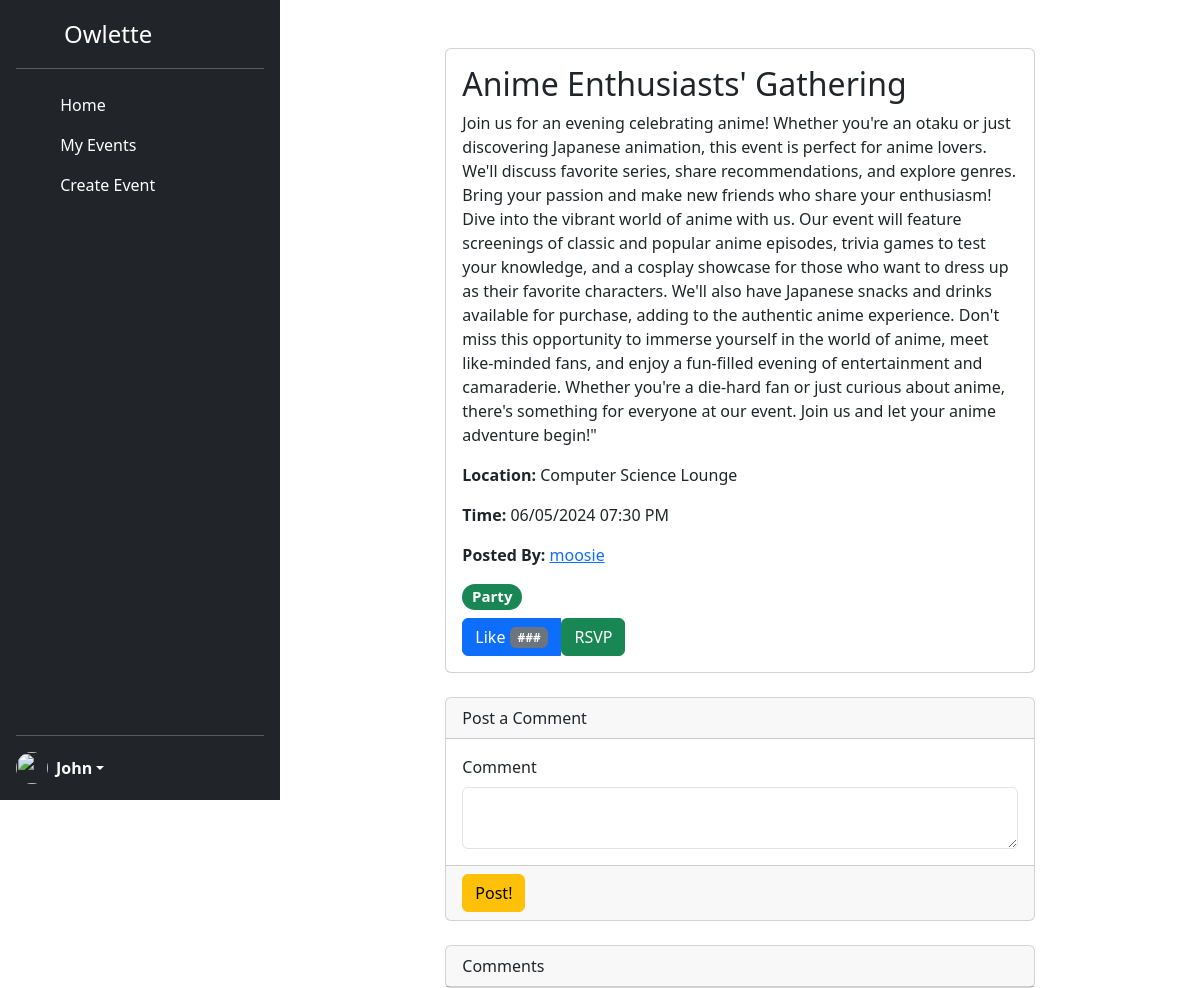
Page /eventview/19 (signed in) on the committed database.
### models.py (models this page shows, shortened)
class User(db.Model, UserMixin):
    __tablename__ = 'user'
    userid = db.Column(db.Integer,
                   primary_key=True)
    username = db.Column(db.String(40),
                         nullable=False,
                         unique=True)
    email = db.Column(db.String(40),
                      unique=True,
                      nullable=False)
    password = db.Column(db.String(200),
                         unique=False,
                         nullable=False)
    firstname = db.Column(db.String(40),
                         nullable=False)
    lastname = db.Column(db.String(40),
                         nullable=False)
    bio = db.Column(db.String(255),
                         nullable=True)
    created_at = db.Column(db.DateTime,
                           nullable=False,
                           default=datetime.now(pytz.timezone('US/Eastern')))
    ismod = db.Column(db.Boolean,
                           default=False)
    posts = db.relationship('Event', backref='author', lazy='dynamic')

class Event(db.Model):
    __tablename__ = 'event'
    eventID = db.Column(db.Integer, primary_key=True)
    userID = db.Column(db.Integer, db.ForeignKey('user.userid'))
    title = db.Column(db.String(80))
    status = db.Column(db.String(80), default='active')
    description = db.Column(db.String(1000))
    eventTime = db.Column(db.DateTime)
    location = db.Column(db.String(80))
    flairone_id = db.Column(db.Integer, db.ForeignKey('flair.flairID'))
    flairtwo_id = db.Column(db.Integer, db.ForeignKey('flair.flairID'))
    flarirthree_id = db.Column(db.Integer, db.ForeignKey('flair.flairID'))
    flairone = db.relationship('Flair', foreign_keys=[flairone_id])
    flairtwo = db.relationship('Flair', foreign_keys=[flairtwo_id])
    flarirthree = db.relationship('Flair', foreign_keys=[flarirthree_id])
    comments = db.relationship('Comment', backref='comments', lazy='dynamic')
    op = db.relationship('User', backref='op', lazy='joined')

class Flair(db.Model):
    __tablename__ = 'flair'
    flairID = db.Column(db.Integer, primary_key=True)
    name = db.Column(db.String(80))
    def __repr__(self):
        return f'{self.name}'

### app.py (the view, shortened to what this page needs)
@app.route('/eventview/<int:eventID>', methods=['GET','POST'])
@login_required
def eventdetailview(eventID):
    form = commentForm(request.form)
    singleEvent = Event.query.get(eventID)
    flairName = singleEvent.flairone.name if singleEvent.flairone else "None"  # Retrieve the flairs for the event
    user_has_rsvped = RSVP.query.filter_by(userID=current_user.userid, eventID=eventID).first() is not None
    return render_template("eventdetailview.html", singleEvent=singleEvent, flairName=flairName,
                user_has_rsvped=user_has_rsvped, form=form)

### forms.py
class commentForm(FlaskForm):
    message = TextAreaField('Comment', validators=[DataRequired(), Length(max=255)])
    submit = SubmitField(label='Post!')

### app.py (called while the page is built)
@login_manager.user_loader
def load_user(userid):
    return User.query.get(int(userid))

### templates/eventdetailview.html (shortened to what this page needs)
{% extends "base.html" %}
{% block content %}
<div class="container">
    <div class="row">
      <div class="col-md-8 mx-auto mt-5">
        <div class="card">
          <div class="card-body">
            <h2 class="card-title">{{singleEvent.title}}</h2>
            <p class="card-text">{{singleEvent.description}}</p>
            <p class="card-text"><strong>Location:</strong> {{singleEvent.location}}</p>
            <p class="card-text"><strong>Time:</strong> {{singleEvent.eventTime.strftime(' %d/%m/%Y %I:%M %p')}}</p>
            <p class="card-text"><strong>Posted By:</strong> <a href='{{url_for('profileView', userid=singleEvent.op.userid)}}'>{{singleEvent.op.username}}</a></p>
            {% if singleEvent.flairone is not none %}
            <h5><span class="badge text-bg-success rounded-pill badge-lg">{{ singleEvent.flairone }}</span></h5>
            {% endif %}
            <div class="btn-group" role="group" aria-label="Event Actions">
              <button type="button" class="btn btn-primary">
                Like <span class="badge text-bg-secondary">###</span>
              </button>
              <form action="{{ url_for('rsvp_to_event', event_id=singleEvent.eventID) }}" method="post">
                {% if user_has_rsvped %}
                <button type="submit" class="btn btn-danger">
                    <i class="fas fa-times"></i> Cancel RSVP
                </button>
                {% else %}
                <button type="submit" class="btn btn-success">
                     RSVP
                </button>
                {% endif %}
              </form>
            </div>
          </div>
        </div>
        <div class="card mt-4">
          <div class="card-header">
              <div class="col-auto me-auto">Post a Comment</div>
          </div>
          <div class='card-body'>
              <form method="POST">
                {{ form.message.label(class="form-label") }}
                {{ form.message(class="form-control")  }}
          </div>
          <div class='card-footer'>
            {{ form.submit(class="btn btn-warning") }}
          </div>
        </div>
        <div class="card mt-4">
          <div class="card-header">
            Comments
          </div>
        </div>
      </div>
    </div>
  </div>
{% endblock %}

### templates/base.html (shortened to what this page needs)
<!DOCTYPE html>
<lang="en">
<head>
    <link rel="stylesheet" href="{{ url_for('static', filename='style.css') }}">
    <link href="https://cdn.jsdelivr.net/npm/bootstrap@5.3.3/dist/css/bootstrap.min.css" rel="stylesheet">
    <link href="https://cdn.jsdelivr.net/npm/bootstrap@5.3.3/dist/css/bootstrap.min.css" rel="stylesheet">
</head>
<body>
<div class="d-flex flex-row" style="">
  <div class="d-flex flex-column flex-shrink-0 p-3 text-white bg-dark" style="width: 280px; height: 100vh">
      <a href="/" class="d-flex align-items-center mb-3 mb-md-0 me-md-auto text-white text-decoration-none">
        <svg class="bi me-2" width="40" height="32"><use xlink:href="LOGO"/></svg>
        <span class="fs-4">Owlette</span>
      </a>
      <hr>
      <ul class="nav nav-pills flex-column mb-auto">
        <li class="nav-item">
          <a href="{{url_for('home')}}" class="nav-link text-white {{ 'active' if request.path == '/home' else '' }}"
          aria-current="page">
            <svg class="bi me-2" width="16" height="16"><use xlink:href="#home"/></svg>
            Home
          </a>
        </li>
       <li>
          <a href="{{url_for('myevents')}}" class="nav-link text-white {{ 'active' if request.path == '/myevents' else '' }}"
          aria-current="page">
            <svg class="bi me-2" width="16" height="16"><use xlink:href="#speedometer2"/></svg>
            My Events
          </a>
        </li>
        <li>
          <a href="{{url_for('create_event')}}" class="nav-link text-white {{ 'active' if request.path == '/create-event' else '' }}"
          aria-current="page">
            <svg class="bi me-2" width="16" height="16"><use xlink:href="#table"/></svg>
            Create Event
          </a>
        </li>
      </ul>
      <hr>
      <div class="dropdown">
        <a href="{{ url_for('profileView', userid=current_user.userid) }}" class="d-flex align-items-center text-white text-decoration-none dropdown-toggle" role="button" id="dropdownUser1" data-bs-toggle="dropdown" aria-haspopup="true" aria-expanded="false">
        <img src="https://github.com/mdo.png" alt="" width="32" height="32" class="rounded-circle me-2">
          {% if current_user.is_authenticated %}
            <strong>
                {{ current_user.firstname }}
            </strong>
          {% else %}
            <strong>
                User
            </strong>
          {% endif %}
        </a>
      </div>
  </div>
  {% block content %}
  {% endblock %}
</div>
</body>
</html>

### rows in the picture
User: firstname "John"
Event: title "Anime Enthusiasts' Gathering", description "Join us for an evening celebrating anime! Whether you're an otaku or just discovering Japanese animation, this event is perfect for anime lovers. We'll discuss favorite series, share recommendations, and explore genres. Bring your passion and make new friends who share your enthusiasm! Dive into the vibrant world of anime with us. Our event will feature screenings of classic and popular anime episodes, trivia games to test your knowledge, and a cosplay showcase for those who want to dress up as their favorite characters. We'll also have Japanese snacks and drinks available for purchase, adding to the authentic anime experience. Don't miss this opportunity to immerse yourself in the world of…", location "Computer Science Lounge", eventTime "06/05/2024 07:30 PM"
User: op.username "moosie"
Flair: flairone "Party"
